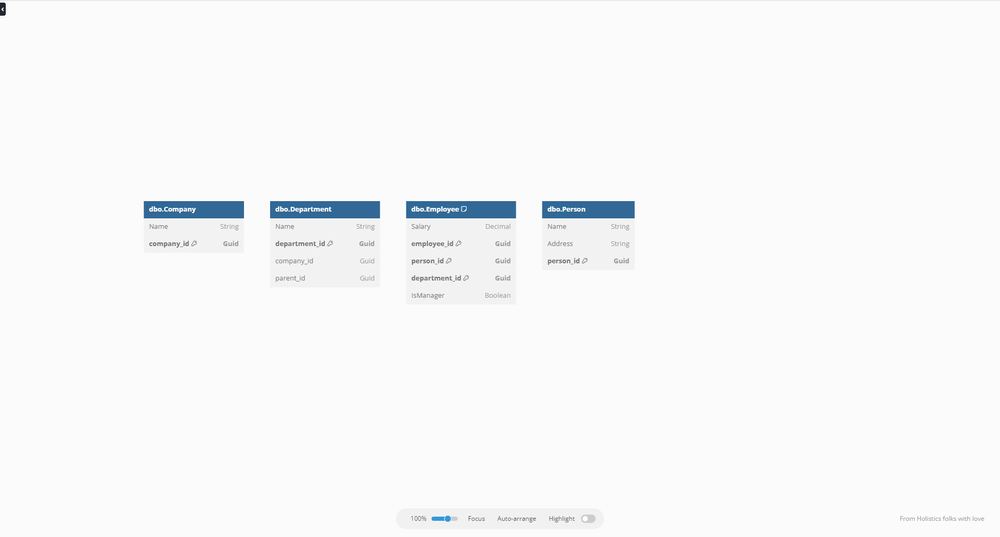
#> input picture data_analyze/CompanyDataClasses_diagram.png, 1000 x 537 px, shrunk from 1914 x 1028 before the run, found by its file name; its folder holds only this picture in this run
$ python image_analyze.py
#> lines starting #> are read from the running program, lines starting #| are printed output that depends on the picture; after the words box and inside, x2 and y2 are one past the last pixel; in counts of white or black regions, pixels touching at a corner belong together
import cv2
import numpy as np
import os

# Define the path to your images folder
image_folder_path = 'data_analyze'

def load_images_from_folder(folder):
    """
    Load all image paths from the specified folder.
    """
    images = []
    valid_extensions = ["png", "jpg", "jpeg"]
    for filename in os.listdir(folder):
        file_extension = filename.split(".")[-1].lower()
        if file_extension in valid_extensions:
            images.append(os.path.join(folder, filename))
    return images

# Load all images from the specified directory
table_images_paths = load_images_from_folder(image_folder_path)

# Define the lower and upper bounds for the blue color
lower_blue = np.array([100, 50, 50])
upper_blue = np.array([140, 255, 255])

def count_blue_rectangles(image_path):
    """
    Function to count blue rectangles in a given image and display them.
    """
    print(f"Analyzing image: {image_path}")

    # Load the image
    img = cv2.imread(image_path)
#> img is the input picture: shape (537, 1000, 3); mean B, G, R 248.9, 248.3, 247.6

    # Convert the image to HSV color space
    hsv_img = cv2.cvtColor(img, cv2.COLOR_BGR2HSV)
#> hsv_img: shape (537, 1000, 3); mean H, S, V 1.7, 2.2, 248.9

    # Segment the blue region using a mask
    blue_mask = cv2.inRange(hsv_img, lower_blue, upper_blue)
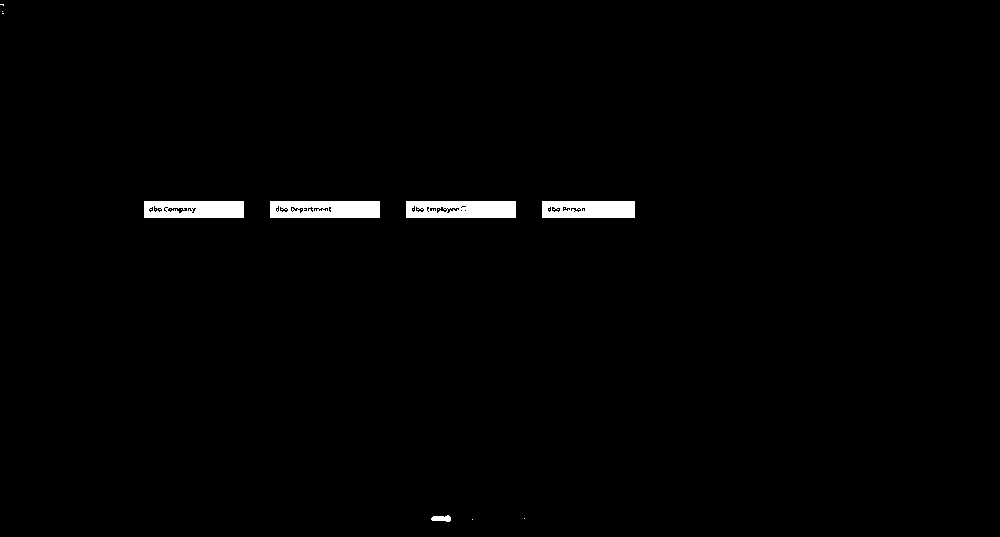
#> blue_mask: shape (537, 1000); 1.3% white; 18 white regions (13 under 20 px)

    # Find contours in the blue mask
    contours, _ = cv2.findContours(blue_mask, cv2.RETR_EXTERNAL, cv2.CHAIN_APPROX_SIMPLE)
#> contours = 10 contours, 5 with area under 20; largest, box (x1, y1, x2, y2) and area: (406, 201, 516, 218) 1744, (270, 201, 380, 218) 1744, (144, 201, 244, 218) 1584, (542, 201, 635, 218) 1472, (431, 515, 451, 522) 78

    # Filter out small contours which are likely noise
    min_contour_area = 1000  # Adjust based on the scale of the image
    filtered_contours = [c for c in contours if cv2.contourArea(c) > min_contour_area]
#> filtered_contours = 4 contours; box (x1, y1, x2, y2) and area: (406, 201, 516, 218) 1744, (270, 201, 380, 218) 1744, (144, 201, 244, 218) 1584, (542, 201, 635, 218) 1472

    # Draw the contours on the image
    img_with_contours = cv2.drawContours(img.copy(), filtered_contours, -1, (0, 255, 0), 2)  # -1 means drawing all contours. (0, 255, 0) is green color for contours

    # Show the image with marked contours
    cv2.imshow(f"Detected rectangles in {image_path}", img_with_contours)
    cv2.waitKey(0)
    cv2.destroyAllWindows()

    return len(filtered_contours)


# Count blue rectangles for each image
tables_count_per_image = [count_blue_rectangles(img_path) for img_path in table_images_paths]
#> tables_count_per_image = [4]

# Total number of tables
total_tables = sum(tables_count_per_image)
#> total_tables = 4

print("\nSummary:")
print("Number of tables in each image:", tables_count_per_image)
#| Number of tables in each image: [4]
print("Total number of tables:", total_tables)
#| Total number of tables: 4
